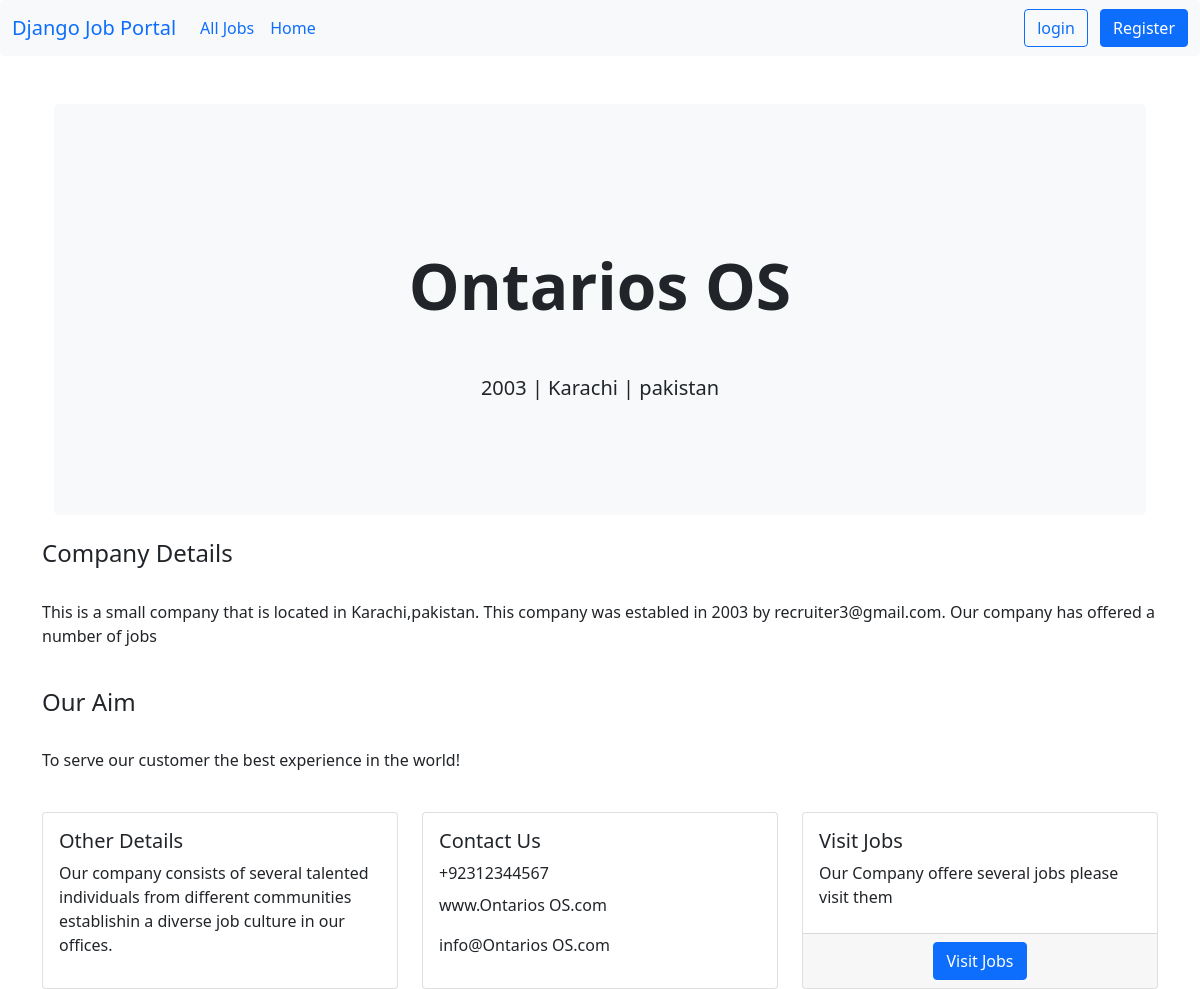
The page /company/company-details/2 on the database as committed earlier.
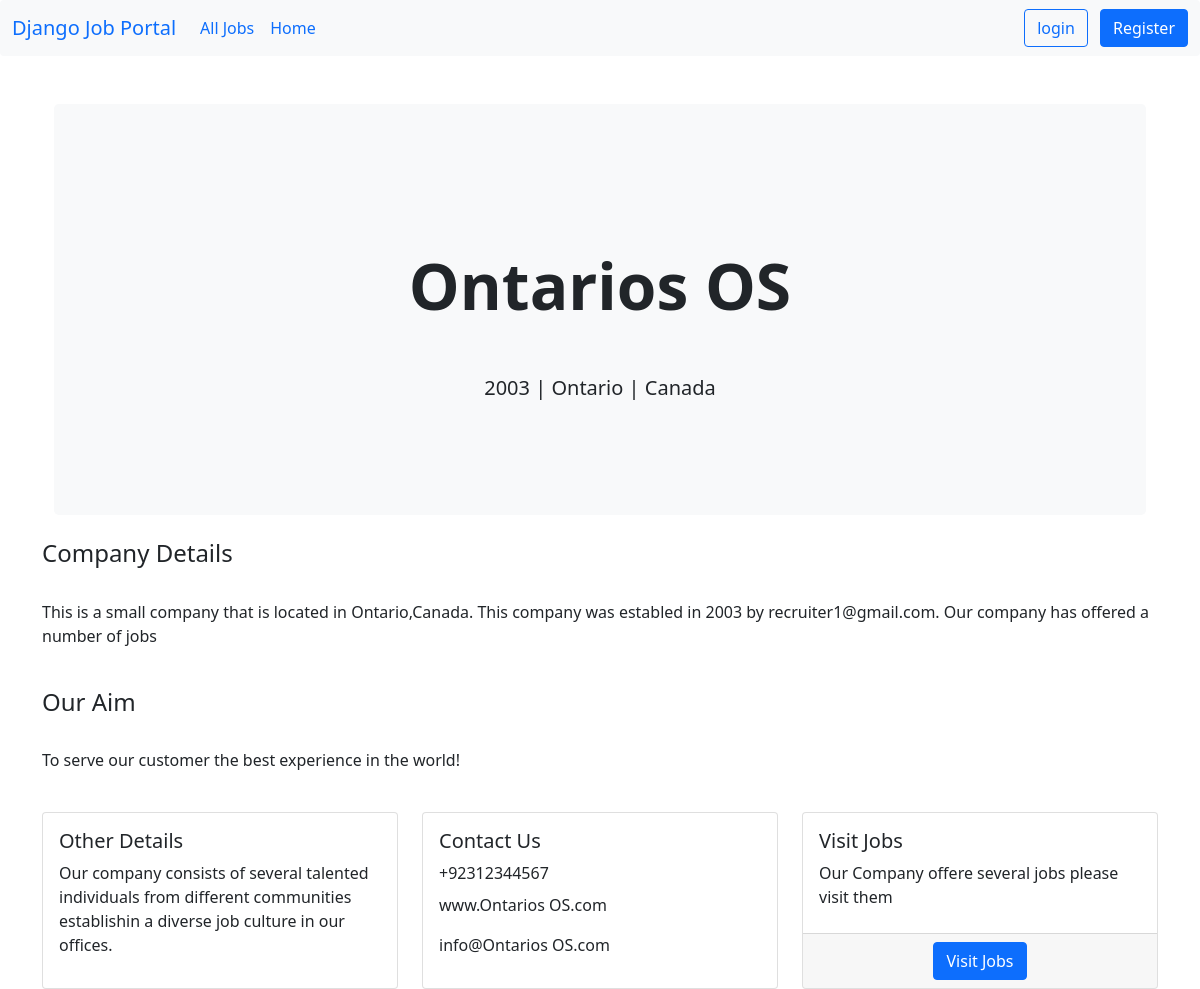
The same page on the database as committed later.
### job/models.py (models this page shows, shortened)
class Job(models.Model):
    job_type_choices=(
        ('Remote','Remote'),
        ('Onsite','Onsite'),
        ('Hybrid','Hybrid')
    )
    user=models.ForeignKey(User,on_delete=models.CASCADE)
    company=models.ForeignKey(Company,on_delete=models.CASCADE)
    title = models.CharField(max_length=100)
    city=models.CharField(max_length=100)
    salary=models.PositiveIntegerField(default=35000)
    requirements=models.TextField()
    ideal_candidates=models.TextField()
    is_available=models.BooleanField(default=True)
    timestamp=models.DateTimeField(auto_now_add=True)
    industry=models.ForeignKey(Industry,on_delete=models.DO_NOTHING,null=True,blank=True)
    state=models.ForeignKey(State,on_delete=models.DO_NOTHING,null=True,blank=True)
    job_type=models.CharField(max_length=20,choices=job_type_choices,null=True,blank=True)

### company/models.py (models this page shows, shortened)
class Company(models.Model):
    user=models.OneToOneField(User,on_delete=models.CASCADE)
    name=models.CharField(max_length=100,null=True,blank=True)
    est_date=models.CharField(max_length=100,null=True,blank=True)
    city=models.CharField(max_length=100,null=True,blank=True)
    state=models.CharField(max_length=100,null=True,blank=True)

### users/models.py (models this page shows)
class User(AbstractUser):
    email = models.EmailField(unique=True)
    is_recruiter=models.BooleanField(default=False)
    is_applicant=models.BooleanField(default=False)
    has_resume=models.BooleanField(default=False)
    has_company=models.BooleanField(default=False)

### company/views.py (the view)
# urls.py: path('company-details/<int:pk>',views.company_details,name='company-details'),
def company_details(request,pk):
    job=Job.objects.get(pk=pk)
    context={'job':job}
    return render(request,'company/company_details.html',context)

### templates/company/company_details.html
{% extends "base.html" %}
{% load humanize %}
{% block content %}
<section class="container mt-5">
    <div class="p-5 mb-4 bg-light rounded-3">
        <div class="container-fluid py-5">
            <h2 class="my-5 display-3 fw-bold ls-dark text-center">{{job.company.name}}</h2>
            <p class="text-center fs-5 mt-3">
                {{job.company.est_date}} | {{job.company.city}} | {{job.company.state}}
            </p>
        </div>
    </div>
</section>
<div>
    <section>
    <h4>Company Details</h4><br>
    <p> This is a small company that is located in {{job.company.city}},{{job.company.state}}. This company was establed in {{job.company.est_date}} by {{job.company.user.email}}. Our company has offered a number of jobs</p>
    </section>
</div><br>
<div>
    <section>
    <h4>Our Aim</h4><br>
    <p> To serve our customer the best experience in the world! </p>
    </section>
</div><br>
<div class="row row-cols-1 row-cols-md-3 g-4">
    <div class="col">
        <div class="card h-100">
            <div class="card-body">
                <h5 class="card-title">Other Details</h5>
                <p class="card-text"> Our company consists of several talented individuals from different communities establishin a diverse job culture in our offices.</p>
            </div>
        </div>
    </div>
    <div class="col">
        <div class="card h-100">
            <div class="card-body">
                <h5 class="card-title">Contact Us</h5>
                <p class="card-title">+92312344567</p>
                <p class="card-text"> www.{{job.company.name}}.com</p>
                <p class="card-text"> info@{{job.company.name}}.com</p>
            </div>
        </div>
    </div>
    <div class="col">
        <div class="card h-100">
            <div class="card-body">
                <h5 class="card-title">Visit Jobs</h5>
                <p class="card-title">Our Company offere several jobs please visit them </p>
            </div>
            <div class="card-footer text-center">
                <a class="btn btn-primary btn-small" href="{% url 'job-listing' %}">Visit Jobs</a>
            </div>
        </div>
    </div>
</div>
{% endblock content %}

Rows that differ between the two databases and show on the page:
changed Job "Ontarios OS": company.city "Karachi" → "Ontario"; company.state "pakistan" → "Canada"; company.user.email "recruiter3@gmail.com" → "recruiter1@gmail.com"
